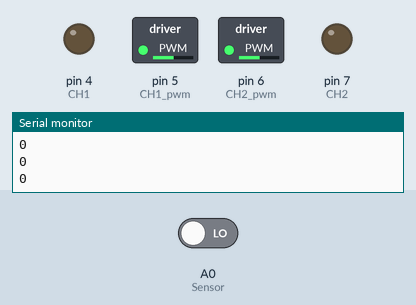
Recording of a sketch running on a simulated Arduino Uno, built with avr-gcc and run on an emulated ATmega328P. Shown: switched loads named in the sketch (green lamp = pin HIGH), output pins drawn as LEDs (lit = HIGH), the last lines printed to the serial monitor. Inputs (shaded band) come from the test bench; at power-on: A0 (Sensor) LOW.

Above: at 1.2 s.
1.3 s: A0 (Sensor) driven HIGH
At 1.9 s:
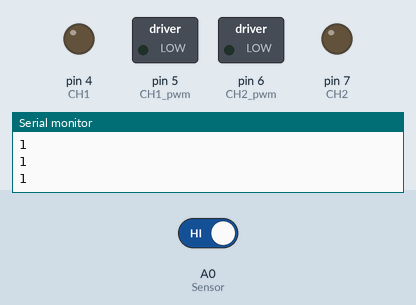
2.8 s: A0 (Sensor) driven LOW
At 3.3 s:
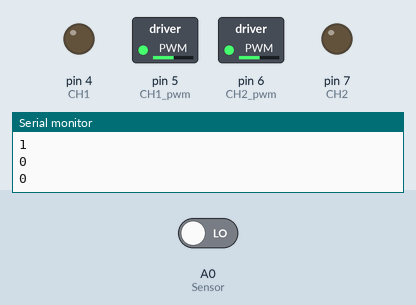
Timing chart, 0 to 5.8 s (numbered marks = the images above; inputs shaded):
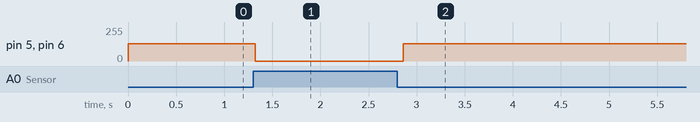

The sketch:

encontraLinha.ino
```cpp
#define LINHA_PRETA 1
#define BRANCO 0

// Sensor
int LED = 13; // Use the onboard Uno LED
int Sensor = A0; // This is our input pin

// Motor
//Definicoes pinos Arduino ligados a entrada da Ponte H
int CH1 = 4;
int CH1_pwm = 5;
int CH2_pwm = 6;
int CH2 = 7;

int valorMotor = 130;

void setup()
{
  pinMode(Sensor, INPUT);
  Serial.begin(9600);

   //Define os pinos de controle do motor
   pinMode(CH1, OUTPUT);
   pinMode(CH1_pwm, OUTPUT);
   pinMode(CH2, OUTPUT);
   pinMode(CH2_pwm, OUTPUT);
}

void loop()
{
  int sensorRead = digitalRead(Sensor);

  Serial.println( sensorRead );

  if (sensorRead == LINHA_PRETA) {
     valorMotor = 0;
  }
  else
  {
      valorMotor = 130;
  }
  giraMotor(valorMotor);

  delay(200);
}

void giraMotor(int valorMotor)
{
    //Gira o Motor A no sentido horario
    analogWrite(CH1_pwm, valorMotor);
    digitalWrite(CH1, LOW);
    analogWrite(CH2_pwm, valorMotor);
    digitalWrite(CH2, LOW);
    delay(20);
}
```

Measured:
- after the input at 1.3 s, pin 5 (CH1_pwm), pin 6 (CH2_pwm): 130/255 → 0/255 at once
- after the input at 2.8 s, pin 5 (CH1_pwm), pin 6 (CH2_pwm): 0/255 → 130/255 after 0.06 s
